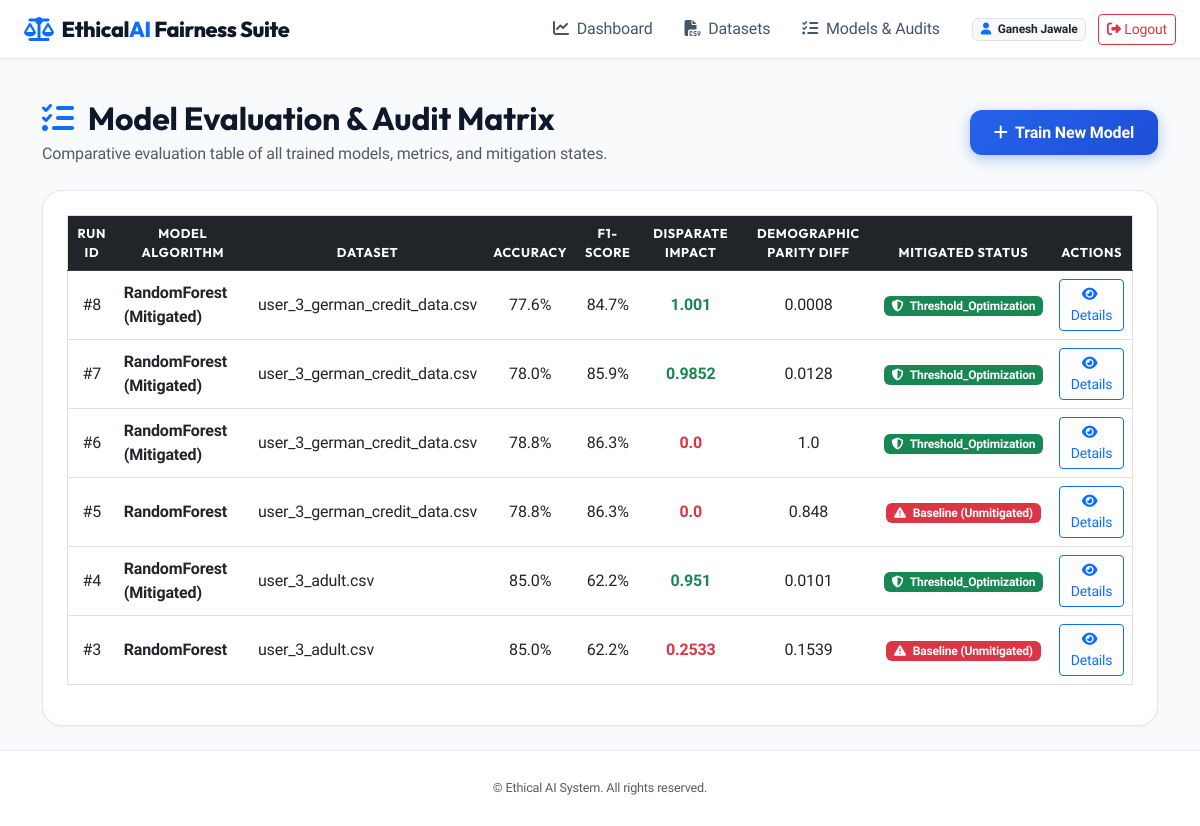
The app's page /evaluation (signed in), older data.
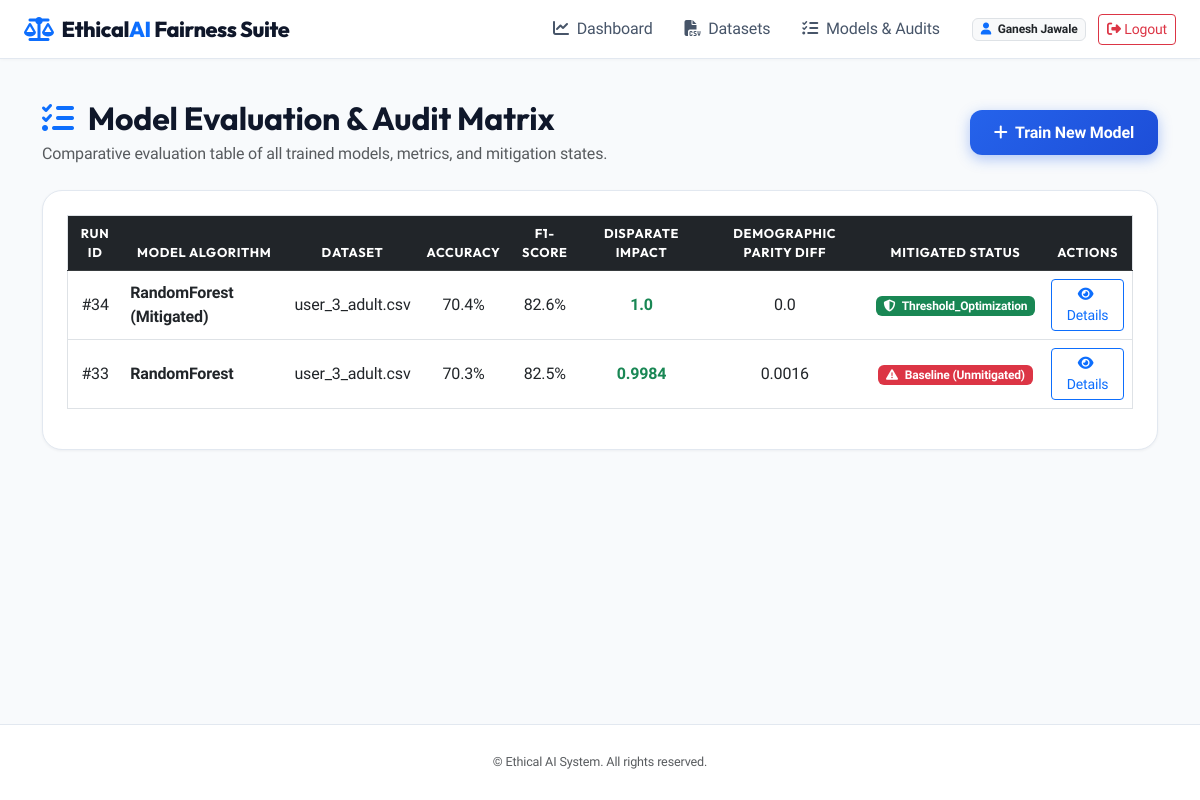
The same page, newer data.
### tables this page shows
CREATE TABLE model_runs (
    id INTEGER PRIMARY KEY AUTOINCREMENT,
    user_id INTEGER NOT NULL,
    dataset_id INTEGER NOT NULL,
    model_name VARCHAR(100) NOT NULL,
    accuracy REAL NOT NULL,
    precision_score REAL NOT NULL,
    recall_score REAL NOT NULL,
    f1_score REAL NOT NULL,
    disparate_impact REAL NOT NULL,
    demographic_parity_diff REAL NOT NULL,
    equalized_odds_diff REAL NOT NULL,
    equal_opportunity_diff REAL NOT NULL,
    is_mitigated BOOLEAN DEFAULT 0,
    mitigation_method VARCHAR(100) DEFAULT 'None',
    confusion_matrix_json TEXT NOT NULL,
    fairness_status VARCHAR(50) DEFAULT 'Unchecked',
    created_at TIMESTAMP DEFAULT CURRENT_TIMESTAMP, group_metrics_json TEXT DEFAULT NULL,
    FOREIGN KEY (user_id) REFERENCES users(id) ON DELETE CASCADE,
    FOREIGN KEY (dataset_id) REFERENCES datasets(id) ON DELETE CASCADE
);

CREATE TABLE datasets (
    id INTEGER PRIMARY KEY AUTOINCREMENT,
    user_id INTEGER NOT NULL,
    filename VARCHAR(255) NOT NULL,
    filepath VARCHAR(255) NOT NULL,
    row_count INTEGER DEFAULT 0,
    column_count INTEGER DEFAULT 0,
    target_column VARCHAR(100),
    sensitive_column VARCHAR(100),
    privileged_group VARCHAR(100),
    unprivileged_group VARCHAR(100),
    uploaded_at TIMESTAMP DEFAULT CURRENT_TIMESTAMP, csv_content TEXT,
    FOREIGN KEY (user_id) REFERENCES users(id) ON DELETE CASCADE
);

### app.py (the view)
@app.route('/evaluation')
@login_required
def evaluation_page():
    conn = get_db_connection()
    cursor = conn.cursor()
    cursor.execute(
        """SELECT m.*, d.filename FROM model_runs m
           JOIN datasets d ON m.dataset_id = d.id
           WHERE m.user_id = ? ORDER BY m.created_at DESC""",
        (session['user_id'],)
    )
    model_runs = [dict(r) for r in cursor.fetchall()]
    conn.close()
    return render_template('evaluation.html', model_runs=model_runs)

### app.py (called while the page is built)
def login_required(f):
    from functools import wraps
    @wraps(f)
    def decorated_function(*args, **kwargs):
        if 'user_id' not in session:
            flash('Please log in to access this page.', 'warning')
            return redirect(url_for('login_page'))
        return f(*args, **kwargs)
    return decorated_function

### models/auth.py (called while the page is built)
def get_db_connection():
    conn = sqlite3.connect(Config.DATABASE_PATH, timeout=30.0)
    conn.row_factory = sqlite3.Row
    return conn

### templates/evaluation.html (shortened to what this page needs)
{% extends "base.html" %}
{% block content %}
<div class="container py-4">
    <div class="d-flex justify-content-between align-items-center mb-4">
        <div>
            <h2 class="fw-bold mb-1"><i class="fa-solid fa-list-check text-primary me-2"></i> Model Evaluation & Audit Matrix</h2>
            <p class="text-muted mb-0">Comparative evaluation table of all trained models, metrics, and mitigation states.</p>
        </div>
        <a href="{{ url_for('upload_page') }}" class="btn btn-primary-custom"><i class="fa-solid fa-plus me-1"></i> Train New Model</a>
    </div>
    <div class="card card-custom p-4">
        {% if model_runs %}
            <div class="table-responsive">
                <table class="table table-hover align-middle border">
                    <thead class="table-dark text-center">
                        <tr>
                            <th>Run ID</th>
                            <th>Model Algorithm</th>
                            <th>Dataset</th>
                            <th>Accuracy</th>
                            <th>F1-Score</th>
                            <th>Disparate Impact</th>
                            <th>Demographic Parity Diff</th>
                            <th>Mitigated Status</th>
                            <th>Actions</th>
                        </tr>
                    </thead>
                    <tbody class="text-center">
                        {% for run in model_runs %}
                        <tr>
                            <td>#{{ run.id }}</td>
                            <td class="fw-bold text-start">{{ run.model_name }}</td>
                            <td class="text-start">{{ run.filename }}</td>
                            <td>{{ (run.accuracy * 100)|round(1) }}%</td>
                            <td>{{ (run.f1_score * 100)|round(1) }}%</td>
                            <td class="fw-bold {{ 'text-danger' if run.disparate_impact < 0.8 else 'text-success' }}">{{ run.disparate_impact }}</td>
                            <td>{{ run.demographic_parity_diff }}</td>
                            <td>
                                {% if run.is_mitigated %}
                                    <span class="badge bg-success"><i class="fa-solid fa-shield-halved me-1"></i> {{ run.mitigation_method }}</span>
                                {% else %}
                                    <span class="badge bg-danger"><i class="fa-solid fa-triangle-exclamation me-1"></i> Baseline (Unmitigated)</span>
                                {% endif %}
                            </td>
                            <td>
                                <a href="{{ url_for('bias_detection_page', model_run_id=run.id) }}" class="btn btn-sm btn-outline-primary"><i class="fa-solid fa-eye me-1"></i> Details</a>
                            </td>
                        </tr>
                        {% endfor %}
                    </tbody>
                </table>
            </div>
        {% else %}
            <div class="text-center py-5 text-muted">
                <i class="fa-solid fa-list-check fa-3x mb-3"></i>
                <p>No model runs available for evaluation.</p>
            </div>
        {% endif %}
    </div>
</div>
{% endblock %}

### templates/base.html (shortened to what this page needs)
<!DOCTYPE html>
<html lang="en">
<head>
    <link href="https://cdn.jsdelivr.net/npm/bootstrap@5.3.0/dist/css/bootstrap.min.css" rel="stylesheet">
    <link href="https://cdnjs.cloudflare.com/ajax/libs/font-awesome/6.4.0/css/all.min.css" rel="stylesheet">
    <link href="{{ url_for('static', filename='css/style.css') }}" rel="stylesheet">
</head>
<body>
    <nav class="navbar navbar-expand-lg navbar-light navbar-custom py-2">
        <div class="container-fluid px-4">
            <a class="navbar-brand d-flex align-items-center gap-2" href="{{ url_for('index') }}">
                <i class="fa-solid fa-scale-balanced text-primary fs-4"></i>
                <span>Ethical<span class="text-primary">AI</span> Fairness Suite</span>
            </a>
            <div class="collapse navbar-collapse" id="navbarNav">
                <ul class="navbar-nav ms-auto align-items-center">
                    {% if session.user_id %}
                        <li class="nav-item"><a class="nav-link" href="{{ url_for('dashboard') }}"><i class="fa-solid fa-chart-line me-1"></i> Dashboard</a></li>
                        <li class="nav-item"><a class="nav-link" href="{{ url_for('upload_page') }}"><i class="fa-solid fa-file-csv me-1"></i> Datasets</a></li>
                        <li class="nav-item"><a class="nav-link" href="{{ url_for('evaluation_page') }}"><i class="fa-solid fa-list-check me-1"></i> Models & Audits</a></li>
                        <li class="nav-item ms-lg-3">
                            <span class="badge bg-light text-dark border me-2"><i class="fa-solid fa-user me-1 text-primary"></i> {{ session.username }}</span>
                            <a href="{{ url_for('logout') }}" class="btn btn-sm btn-outline-danger"><i class="fa-solid fa-right-from-bracket"></i> Logout</a>
                        </li>
                    {% else %}
                        <li class="nav-item"><a class="nav-link" href="{{ url_for('index') }}">Home</a></li>
                        <li class="nav-item"><a class="nav-link btn btn-sm btn-primary text-white px-3 ms-2" href="{{ url_for('login_page') }}">Login / Register</a></li>
                    {% endif %}
                </ul>
            </div>
        </div>
    </nav>
    <main class="flex-grow-1">
        {% block content %}{% endblock %}
    </main>
    <footer>
        <div class="container text-center">
            <p class="mb-0 text-muted small">&copy; Ethical AI System. All rights reserved.</p>
        </div>
    </footer>
</body>
</html>

### static/css/style.css (style rules this page uses)
:root { --primary-color: #2563eb; --primary-hover: #1d4ed8; --secondary-color: #475569; --accent-glow: rgba(37, 99, 235, 0.12); --success-color: #10b981; --warning-color: #f59e0b; --danger-color: #ef4444; --bg-gradient: #f8fafc; --card-bg: #ffffff; --card-border: #e2e8f0; --card-shadow: 0 1px 3px rgba(15, 23, 42, 0.05); }
body { font-family: 'Plus Jakarta Sans', system-ui, -apple-system, sans-serif; background: #f8fafc; color: #0f172a; min-height: 100vh; display: flex; flex-direction: column; letter-spacing: -0.01em; }
h1, h2, h3, h4, h5, h6, .hero-title, .navbar-brand { font-family: 'Outfit', sans-serif; }
.navbar-custom { background: #ffffff; border-bottom: 1px solid #e2e8f0; box-shadow: 0 1px 3px rgba(0, 0, 0, 0.03); }
.navbar-brand { font-weight: 800; font-size: 1.35rem; color: #0f172a !important; letter-spacing: -0.02em; }
.nav-link { color: #475569 !important; font-weight: 500; padding: 0.5rem 1rem !important; border-radius: 0.5rem; transition: all 0.2s ease; }
.card-custom { background: var(--card-bg); border: 1px solid var(--card-border); border-radius: 1.25rem; box-shadow: var(--card-shadow); transition: transform 0.25s ease, box-shadow 0.25s ease, border-color 0.25s ease; }
.btn-primary-custom { background: linear-gradient(135deg, #2563eb 0%, #1d4ed8 100%); color: white; border: none; padding: 0.65rem 1.5rem; border-radius: 0.75rem; font-weight: 700; box-shadow: 0 4px 14px rgba(37, 99, 235, 0.35); transition: all 0.25s cubic-bezier(0.4, 0, 0.2, 1); }
.table { border-color: #e2e8f0; }
.table th { font-family: 'Outfit', sans-serif; font-weight: 700; text-transform: uppercase; font-size: 0.8rem; letter-spacing: 0.05em; }
footer { margin-top: auto; background: #ffffff; color: #64748b; padding: 1.75rem 0; text-align: center; font-size: 0.9rem; border-top: 1px solid #e2e8f0; }

Row changes from the older to the newer data that the page shows:
removed model_runs: id "8", model_name "RandomForest (Mitigated)", filename "user_3_german_credit_data.csv", (run.accuracy*100)|round(1) "77.6", (run.f1_score*100)|round(1) "84.7", disparate_impact "1.001", demographic_parity_diff "0.0008", mitigation_method "Threshold_Optimization"
removed model_runs: id "7", model_name "RandomForest (Mitigated)", filename "user_3_german_credit_data.csv", (run.accuracy*100)|round(1) "78.0", (run.f1_score*100)|round(1) "85.9", disparate_impact "0.9852", demographic_parity_diff "0.0128", mitigation_method "Threshold_Optimization"
removed model_runs: id "6", model_name "RandomForest (Mitigated)", filename "user_3_german_credit_data.csv", (run.accuracy*100)|round(1) "78.8", (run.f1_score*100)|round(1) "86.3", disparate_impact "0.0", demographic_parity_diff "1.0", mitigation_method "Threshold_Optimization"
removed model_runs: id "5", model_name "RandomForest", filename "user_3_german_credit_data.csv", (run.accuracy*100)|round(1) "78.8", (run.f1_score*100)|round(1) "86.3", disparate_impact "0.0", demographic_parity_diff "0.848", is_mitigated False (drawn)
removed model_runs: id "4", model_name "RandomForest (Mitigated)", filename "user_3_adult.csv", (run.accuracy*100)|round(1) "85.0", (run.f1_score*100)|round(1) "62.2", disparate_impact "0.951", demographic_parity_diff "0.0101", mitigation_method "Threshold_Optimization"
removed model_runs: id "3", model_name "RandomForest", filename "user_3_adult.csv", (run.accuracy*100)|round(1) "85.0", (run.f1_score*100)|round(1) "62.2", disparate_impact "0.2533", demographic_parity_diff "0.1539", is_mitigated False (drawn)
added model_runs: id "34", model_name "RandomForest (Mitigated)", filename "user_3_adult.csv", (run.accuracy*100)|round(1) "70.4", (run.f1_score*100)|round(1) "82.6", disparate_impact "1.0", demographic_parity_diff "0.0", mitigation_method "Threshold_Optimization"
added model_runs: id "33", model_name "RandomForest", filename "user_3_adult.csv", (run.accuracy*100)|round(1) "70.3", (run.f1_score*100)|round(1) "82.5", disparate_impact "0.9984", demographic_parity_diff "0.0016", is_mitigated False (drawn)
